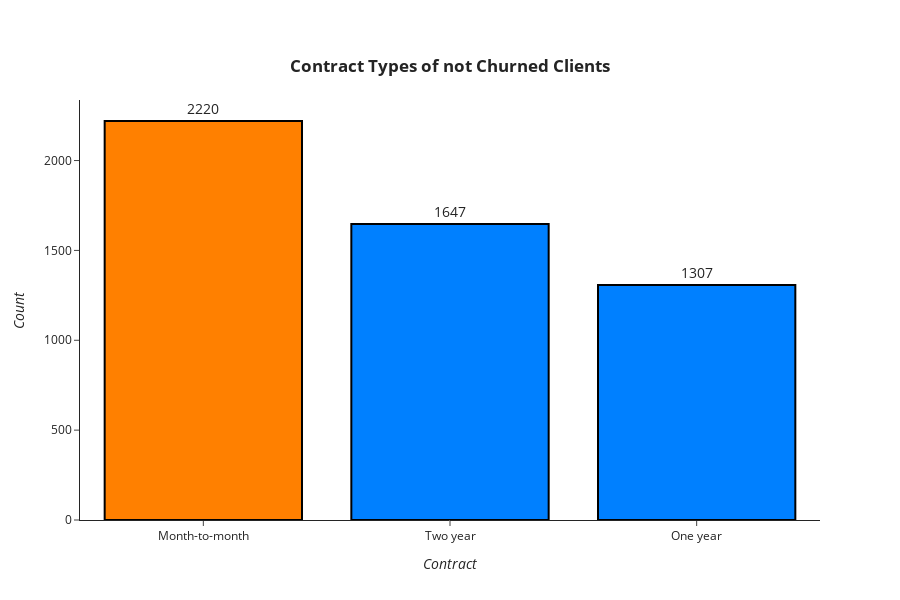

Here is the notebook cell this chart was saved with:
### Code cell
# Analysis of the Contract Type
df_aux = dataset.query('Churn == "No"')
df_aux = df_aux["Contract"].value_counts()
bar_plot(df_aux, "<b>Contract Types of not Churned Clients</b>",
         "<i>Contract</i>", "<i>Count</i>")

### Figure 1 — Plotly figure (JSON) as saved in the notebook; plotly's stock layout.template omitted (floating-point values rounded to 4 significant figures)
{"data": [{"marker": {"color": ["#ff8000", "#0080ff", "#0080ff"], "line": {"color": "#000000", "width": 2}}, "text": [2220.0, 1647.0, 1307.0], "textfont": {"size": 14}, "textposition": "outside", "type": "bar", "x": ["Month-to-month", "Two year", "One year"], "y": [2220, 1647, 1307]}], "layout": {"autosize": false, "height": 600, "title": {"text": "<b>Contract Types of not Churned Clients</b>", "x": 0.5, "xanchor": "center", "y": 0.9, "yanchor": "top"}, "xaxis": {"title": {"text": "<i>Contract</i>"}}, "yaxis": {"automargin": true, "title": {"text": "<i>Count</i>"}}}}
